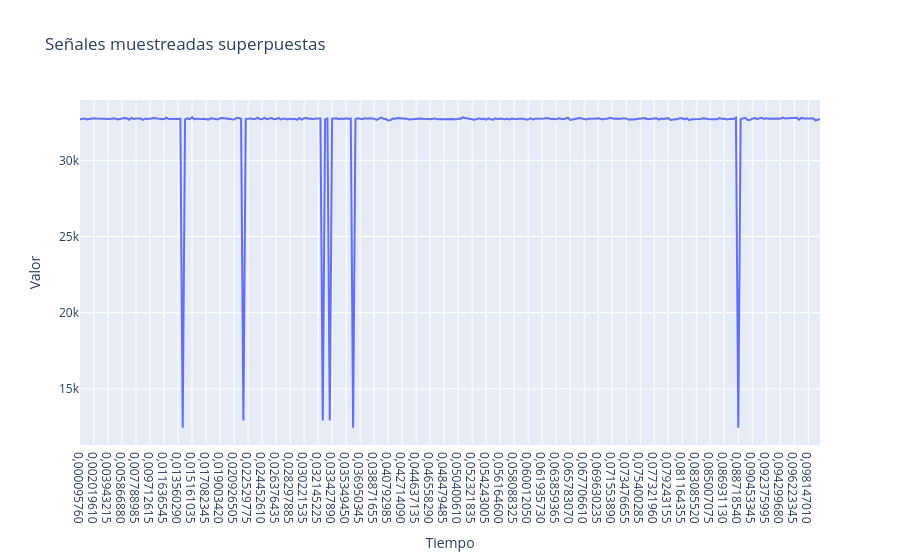

Notebook source saved alongside this figure:
### Code cell
fig = go.Figure()


# Agregamos cada señal como un trazo
fig.add_trace(go.Scatter(x = resultados_tiempos[2], y=new_arr2, mode='lines', name='Señal 2'))

# Opciones de layout
fig.update_layout(
    title='Señales muestreadas superpuestas',
    xaxis_title='Tiempo',
    yaxis_title='Valor',
    hovermode='x unified'
)

fig.show()

### Figure 1 — Plotly figure (JSON) as saved in the notebook; plotly's stock layout.template omitted (floating-point values rounded to 4 significant figures; data arrays with more than 128 entries replaced by an {"elided": "..."} marker saying what was removed)
{"data": [{"mode": "lines", "name": "Señal 2", "type": "scatter", "x": {"elided": "318 str values"}, "y": {"elided": "318 int values"}}], "layout": {"hovermode": "x unified", "title": {"text": "Señales muestreadas superpuestas"}, "xaxis": {"title": {"text": "Tiempo"}}, "yaxis": {"title": {"text": "Valor"}}}}
